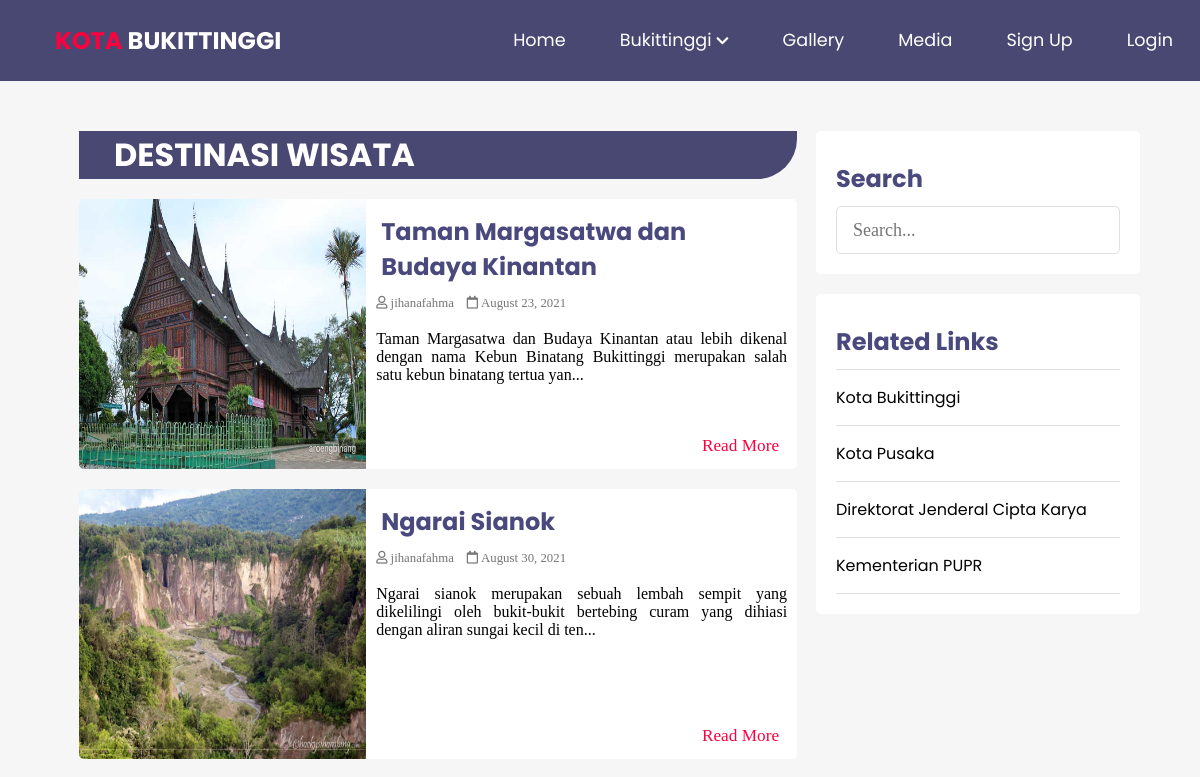
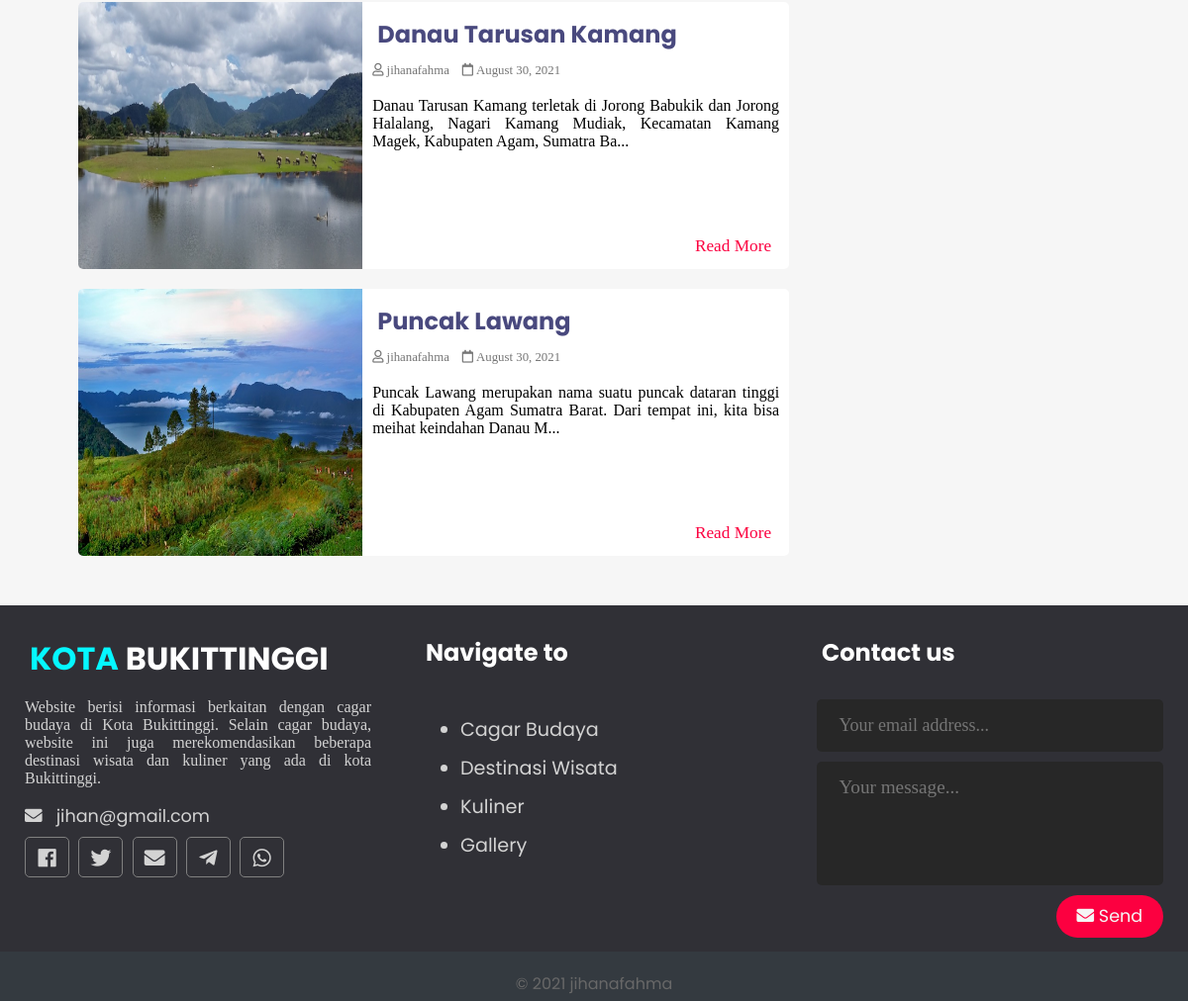
The app's page /bukittinggiKota/wisata.php with its own data (2 pictures, top to bottom).
### tables this page shows
CREATE TABLE `posts` (
  `id` int(11) NOT NULL,
  `user_id` int(11) NOT NULL,
  `topic_id` int(11) DEFAULT NULL,
  `title` varchar(255) NOT NULL,
  `image` varchar(255) NOT NULL,
  `body` text NOT NULL,
  `published` tinyint(4) NOT NULL,
  `created_at` datetime NOT NULL DEFAULT current_timestamp(),
  `map` text NOT NULL
);

CREATE TABLE `users` (
  `id` int(11) NOT NULL,
  `admin` tinyint(4) NOT NULL,
  `username` varchar(255) NOT NULL,
  `email` varchar(255) NOT NULL,
  `password` varchar(255) NOT NULL,
  `created_at` timestamp NOT NULL DEFAULT current_timestamp()
);

### bukittinggiKota/app/database/db.php (called while the page is built, shortened)
<?php
require('connect.php');
function executeQuery($sql, $data)
{
    global $conn;
    $stmt = $conn->prepare($sql);
    $values = array_values($data);
    $types = str_repeat('s', count($values));
    $stmt->bind_param($types, ...$values);
    $stmt->execute();
    return $stmt;
}
function getPublishedPosts()
{
    $sql = "SELECT p.*, u.username FROM posts AS p JOIN users AS u ON p.user_id=u.id WHERE p.published=?";
    $stmt = executeQuery($sql, ['published' => 1]);
    $records = $stmt->get_result()->fetch_all(MYSQLI_ASSOC);
    return $records;
}

### bukittinggiKota/wisata.php (the view, shortened to what this page needs)
<?php
$posts = array();
if (isset($_POST['search-term'])) {
  $posts = searchPosts($_POST['search-term']);
  if (empty($posts)) {
    $postsTitle = "No result for '" . $_POST['search-term'] . "'";
  } else {
    $postsTitle = "You searched for '" . $_POST['search-term'] . "'";
  }
} else {
  $posts = getPublishedPosts();
}
?>
<!DOCTYPE html>
<html lang="en">
<head>
  <link rel="stylesheet" href="https://use.fontawesome.com/releases/v5.7.2/css/all.css"
>
  <link rel="stylesheet" href="assets/css/style-1.css">
</head>
<body>
  <?php include(ROOT_PATH . "/app/includes/header.php"); ?>
  <div class="page-wrapper">
    <div class="content clearfix">
      <div class="main-content cagar">
        <?php if (!empty($posts)) : ?>
        <div>
          <div class="container-recent-title">
            <h1 class="recent-post-title">Destinasi Wisata</h1>
          </div>
          <?php foreach ($posts as $post): ?>
              <?php if($post['topic_id']==2) : ?>
                    <div class="post clearfix">
                      <img src="<?php echo BASE_URL . '/assets/images/' . $post['image']; ?>" alt="" class="post-image">
                      <div class="post-preview">
                        <h2><a href="single.php?id=<?php echo $post['id']; ?>"><?php echo $post['title']; ?></a></h2>
                        <i class="far fa-user"> <?php echo $post['username']; ?></i>
                        <i class="far fa-calendar"> <?php echo date('F j, Y', strtotime($post['created_at'])); ?></i>
                        <p class="preview-text">
                          <?php echo html_entity_decode(substr($post['body'], 0, 150) . '...'); ?>
                        </p>
                        <a href="single.php?id=<?php echo $post['id']; ?>" class="btn read-more">Read More</a>
                      </div>
                    </div>
                <?php endif; ?>
            <?php endforeach; ?>
        </div>
        <?php endif; ?>
      </div>
      <div class="sidebar cagar">
        <div class="section search">
          <h2 class="section-title">Search</h2>
          <form action="Wisata.php" method="post">
            <input type="text" name="search-term" class="text-input" placeholder="Search...">
          </form>
        </div>
        <div class="section topics">
          <h2 class="section-title">Related Links</h2>
          <ul>
            <li><a href="http://www.bukittinggikota.go.id/">Kota Bukittinggi</a></li>
            <li><a href="#">Kota Pusaka</a></li>
            <li><a href="https://ciptakarya.pu.go.id/v5/">Direktorat Jenderal Cipta Karya</a></li>
            <li><a href="https://www.pu.go.id/">Kementerian PUPR</a></li>
          </ul>
        </div>
      </div>
    </div>
  </div>
  <?php include(ROOT_PATH . "/app/includes/footer.php"); ?>
</body>
</html>

### bukittinggiKota/assets/css/style-1.css (style rules this page uses)
* { box-sizing: border-box; }
html, body { height: 100%; padding: 0px; margin: 0px; background: #f6f6f6; font-family: 'Poppins', sans-serif; scroll-behavior: smooth; }
h1, h2, h3, h4, h5, h6 { font-family: 'Poppins', sans-serif; color: #49497e; margin: 5px; }
p { font-family: serif; text-align: justify; }
a { text-decoration: none; color: inherit; }
input[type="text"], input[type="email"] { font-family: serif; font-size: 18px; }
.clearfix::after { content: ''; display: block; clear: both; }
.btn { padding: .20rem .5rem; font-size: 1.08em; font-family: 'Poppins', sans-serif; cursor: pointer; }
.text-input { padding: .7rem 1rem; display: block; width: 100%; border-radius: 5px; border: 1px solid #e0e0e0; outline: none; color: #444; line-height: 1.5rem; font-size: 1.2em; font-family: 'Poppins', sans-serif; }
.page-wrapper { min-height: 100%; }
.content { width: 90%; margin: 30px auto 30px; }
.content .main-content { width: 70%; float: left; }
.content .main-content .container-recent-title { position: relative; width: 95%; margin: 20px auto; background-color: #484872; border-bottom-right-radius: 40px; }
.content .main-content .recent-post-title { color: white; padding-left: 30px; text-transform: uppercase; }
.content .main-content .post { width: 95%; height: 270px; margin: 20px auto; border-radius: 5px; background: white; position: relative; }
.content .main-content .post .post-preview i { color: #757575; font-size: .8em; }
.content .main-content .post .preview-text { line-height: 1.5em; font-size: 1.03em; color: #444; }
.content .main-content .post .read-more { bottom: 10px; right: 10px; position: absolute; color: #fc0040; background: transparent; font-family: serif; }
.content .main-content .post .post-image { width: 40%; height: 100%; float: left; border-top-left-radius: 5px; border-bottom-left-radius: 5px; }
.content .main-content .post .post-preview { width: 60%; padding: 10px; float: right; }
.content .sidebar { width: 30%; float: left; }
.content .sidebar .section { background: white; padding: 20px; border-radius: 5px; margin-bottom: 20px; }
.content .sidebar .section .section-title { margin: 10px 0px 10px 0px; }
.content .sidebar .section.search { margin-top: 20px; }
.content .sidebar .section.topics ul { margin: 0px; padding: 0px; list-style: none; border-top: 1px solid #e0e0e0; }
.content .sidebar .section.topics ul li a { display: block; padding: 15px 0px 15px 0px; border-bottom: 1px solid #e0e0e0; transition: all 0.3s; }

### records on screen
posts: image (picture), title "Taman Margasatwa dan Budaya Kinantan", user.username "jihanafahma", created_at "August 23, 2021", body "Taman Margasatwa dan Budaya Kinantan atau lebih dikenal dengan nama Kebun Binatang Bukittinggi merupakan salah satu kebun binatang tertua yan..."
posts: image (picture), title "Ngarai Sianok", user.username "jihanafahma", created_at "August 30, 2021", body "Ngarai sianok merupakan sebuah lembah sempit yang dikelilingi oleh bukit-bukit bertebing curam yang dihiasi dengan aliran sungai kecil di ten..."
posts: image (picture), title "Danau Tarusan Kamang", user.username "jihanafahma", created_at "August 30, 2021", body "Danau Tarusan Kamang terletak di Jorong Babukik dan Jorong Halalang, Nagari Kamang Mudiak, Kecamatan Kamang Magek, Kabupaten Agam, Sumatra Ba..."
posts: image (picture), title "Puncak Lawang", user.username "jihanafahma", created_at "August 30, 2021", body "Puncak Lawang merupakan nama suatu puncak dataran tinggi di Kabupaten Agam Sumatra Barat. Dari tempat ini, kita bisa meihat keindahan Danau M..."
